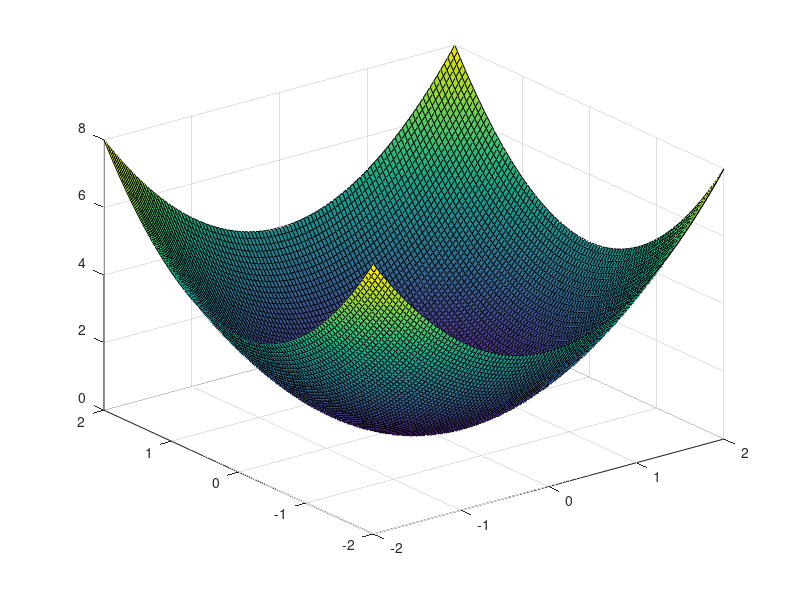
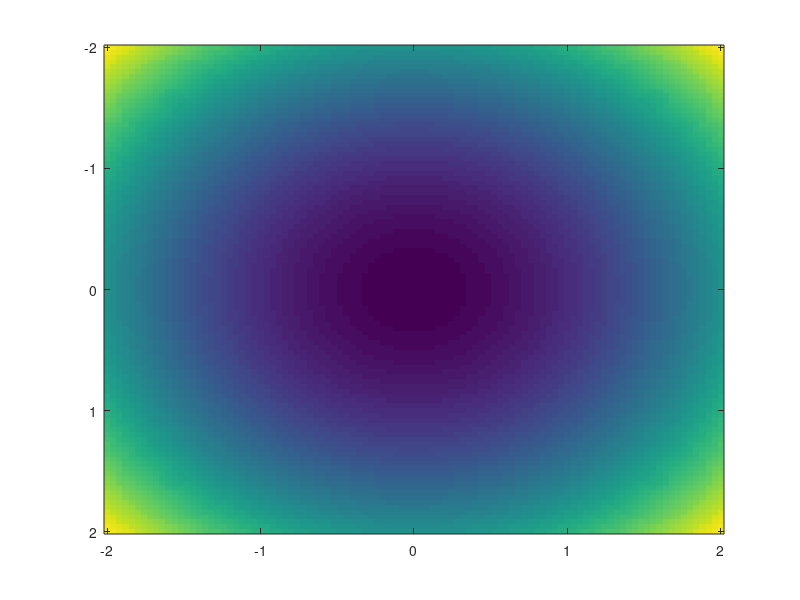
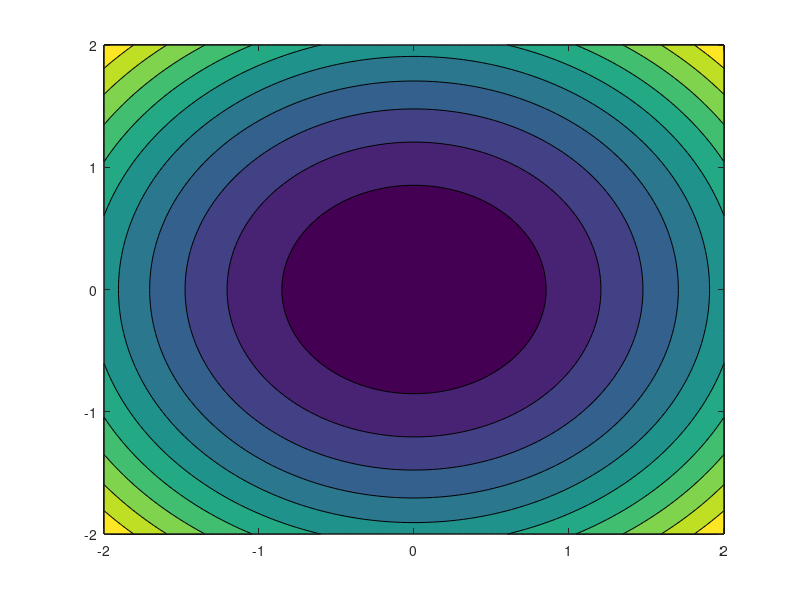

Source code (MATLAB) for these figures, in order:
Nx = 101; %No. x coors
Ny = Nx; %Mo. y coors


x = linspace(-2,2,Nx);
y = linspace(-2,2,Ny);

[XX,YY] = meshgrid(x,y);

h = XX.^2 + YY.^2
figure(1)
surf(x,y,h);
figure(2)
imagesc(x,y,h);
figure(3)
contourf(x,y,h)




